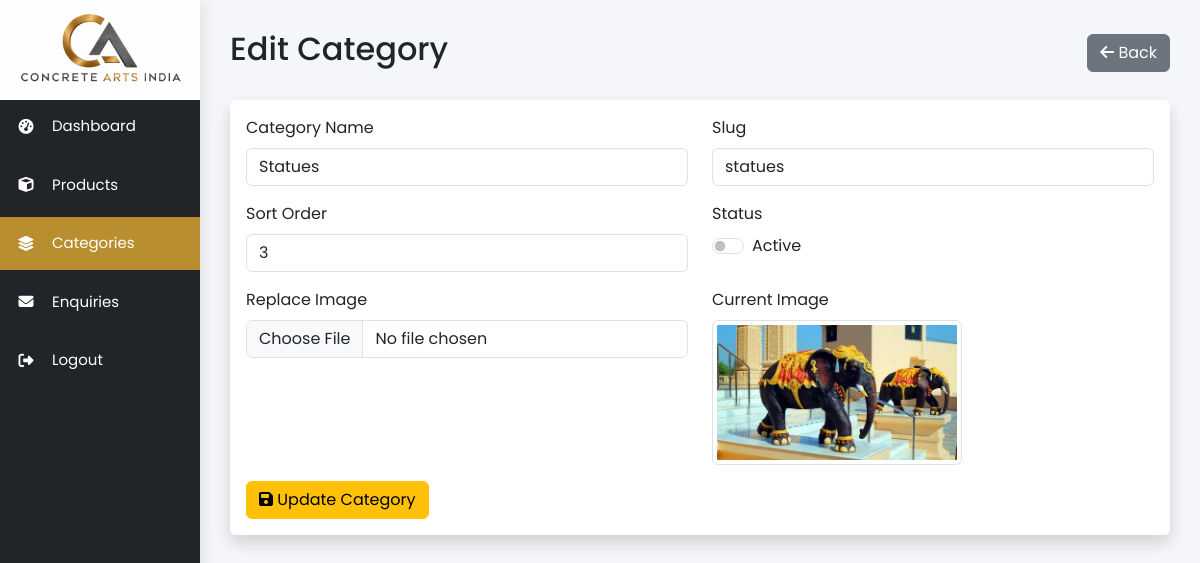
/admin/categories/edit.php?id=6 (signed in), run on the app's committed database.
### tables this page shows
CREATE TABLE `categories` (
  `id` int(11) NOT NULL,
  `name` varchar(150) NOT NULL,
  `slug` varchar(150) NOT NULL,
  `image` varchar(255) DEFAULT NULL,
  `status` tinyint(1) DEFAULT 1,
  `sort_order` int(11) DEFAULT 0,
  `created_at` timestamp NOT NULL DEFAULT current_timestamp()
);

### admin/categories/edit.php (the view, shortened to what this page needs)
<?php
require_once "../includes/header.php";
require_once "../includes/sidebar.php";
$id = (int) $_GET["id"];
$stmt = $pdo->prepare("
SELECT *
FROM categories
WHERE id=?
");
$stmt->execute([$id]);
$category = $stmt->fetch();
?>
<div class="main-content">
    <div class="d-flex justify-content-between align-items-center mb-4">
        <h2>Edit Category</h2>
        <a href="index.php" class="btn btn-secondary">
            <i class="fa-solid fa-arrow-left"></i>
            Back
        </a>
    </div>
    <div class="card shadow border-0">
        <div class="card-body">
            <form method="POST" enctype="multipart/form-data">
                <div class="row">
                    <div class="col-md-6 mb-3">
                        <label class="form-label">
                            Category Name
                        </label>
                        <input type="text" id="categoryName" name="name" class="form-control"
                            value="<?= htmlspecialchars($category["name"]) ?>" required>
                    </div>
                    <div class="col-md-6 mb-3">
                        <label class="form-label">
                            Slug
                        </label>
                        <input type="text" id="slug" class="form-control"
                            value="<?= htmlspecialchars($category["slug"]) ?>" readonly>
                    </div>
                    <div class="col-md-6 mb-3">
                        <label class="form-label">
                            Sort Order
                        </label>
                        <input type="number" name="sort_order" class="form-control"
                            value="<?= $category["sort_order"] ?>">
                    </div>
                    <div class="col-md-6 mb-3">
                        <label class="form-label d-block">
                            Status
                        </label>
                        <div class="form-check form-switch mt-2">
                            <input class="form-check-input" type="checkbox" name="status"
                                value="<?= $category["status"] ? "checked" : "" ?>">
                            <label class="form-check-label">
                                Active
                            </label>
                        </div>
                    </div>
                    <div class="col-md-6 mb-3">
                        <label class="form-label">
                            Replace Image
                        </label>
                        <input type="file" id="image" name="image" class="form-control" accept=".jpg,.jpeg,.png,.webp">
                    </div>
                    <div class="col-md-6 mb-3">
                        <label class="form-label">
                            Current Image
                        </label>
                        <br>
                        <?php if (!empty($category["image"])): ?>
                            <img id="preview" src="../../uploads/categories/<?= htmlspecialchars($category["image"]) ?>"
                                class="img-thumbnail" style="max-width:250px;">
                        <?php else: ?>
                            <img id="preview" src="https://placehold.co/250x180?text=No+Image" class="img-thumbnail"
                                style="max-width:250px;">
                        <?php endif; ?>
                    </div>
                </div>
                <button class="btn btn-warning">
                    <i class="fa-solid fa-floppy-disk"></i>
                    Update Category
                </button>
            </form>
        </div>
    </div>
</div>
<?php require_once "../includes/footer.php"; ?>

### admin/includes/header.php (style rules this page uses)
* { margin: 0; padding: 0; box-sizing: border-box; font-family: 'Poppins', sans-serif; }
body { background: #f4f6f9; }
a { text-decoration: none; }
.main-content { margin-left: 200px; padding: 30px; }

### data on the page
categories: name "Statues", slug "statues", sort_order "3", image (picture)
